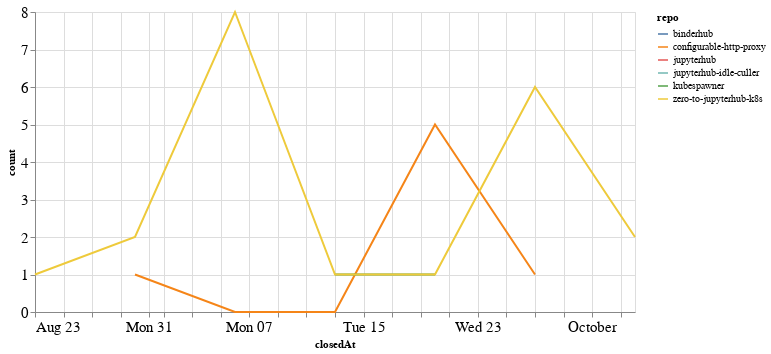

The notebook cell saved with this chart:
### Code cell
closed_by_time = closed_by.groupby('repo').resample('W', on='closedAt').count()['author'].reset_index()
closed_by_time = closed_by_time.rename(columns={'author': 'count'})

alt.Chart(closed_by_time, width=600).mark_line().encode(
    x='closedAt',
    y='count',
    color='repo',
    tooltip="repo"
)

### Figure 1 — Vega-Lite specification as saved in the notebook (floating-point values rounded to 4 significant figures)
{"config": {"axisLeft": {"labelFontSize": 15}, "axisBottom": {"labelFontSize": 15}}, "data": {"name": "data-4f9087ac89cf732e001a2c660c2a7ee8"}, "mark": "line", "encoding": {"color": {"type": "nominal", "field": "repo"}, "tooltip": {"type": "nominal", "field": "repo"}, "x": {"type": "temporal", "field": "closedAt"}, "y": {"type": "quantitative", "field": "count"}}, "width": 600, "$schema": "https://vega.github.io/schema/vega-lite/v4.8.1.json", "datasets": {"data-4f9087ac89cf732e001a2c660c2a7ee8": [{"repo": "binderhub", "closedAt": "2020-08-23T00:00:00", "count": 1}, {"repo": "configurable-http-proxy", "closedAt": "2020-08-30T00:00:00", "count": 1}, {"repo": "configurable-http-proxy", "closedAt": "2020-09-06T00:00:00", "count": 0}, {"repo": "configurable-http-proxy", "closedAt": "2020-09-13T00:00:00", "count": 0}, {"repo": "configurable-http-proxy", "closedAt": "2020-09-20T00:00:00", "count": 5}, {"repo": "configurable-http-proxy", "closedAt": "2020-09-27T00:00:00", "count": 1}, {"repo": "jupyterhub", "closedAt": "2020-08-23T00:00:00", "count": 1}, {"repo": "jupyterhub-idle-culler", "closedAt": "2020-08-23T00:00:00", "count": 1}, {"repo": "kubespawner", "closedAt": "2020-09-13T00:00:00", "count": 1}, {"repo": "kubespawner", "closedAt": "2020-09-20T00:00:00", "count": 1}, {"repo": "zero-to-jupyterhub-k8s", "closedAt": "2020-08-23T00:00:00", "count": 1}, {"repo": "zero-to-jupyterhub-k8s", "closedAt": "2020-08-30T00:00:00", "count": 2}, {"repo": "zero-to-jupyterhub-k8s", "closedAt": "2020-09-06T00:00:00", "count": 8}, {"repo": "zero-to-jupyterhub-k8s", "closedAt": "2020-09-13T00:00:00", "count": 1}, {"repo": "zero-to-jupyterhub-k8s", "closedAt": "2020-09-20T00:00:00", "count": 1}, {"repo": "zero-to-jupyterhub-k8s", "closedAt": "2020-09-27T00:00:00", "count": 6}, {"repo": "zero-to-jupyterhub-k8s", "closedAt": "2020-10-04T00:00:00", "count": 2}]}}
